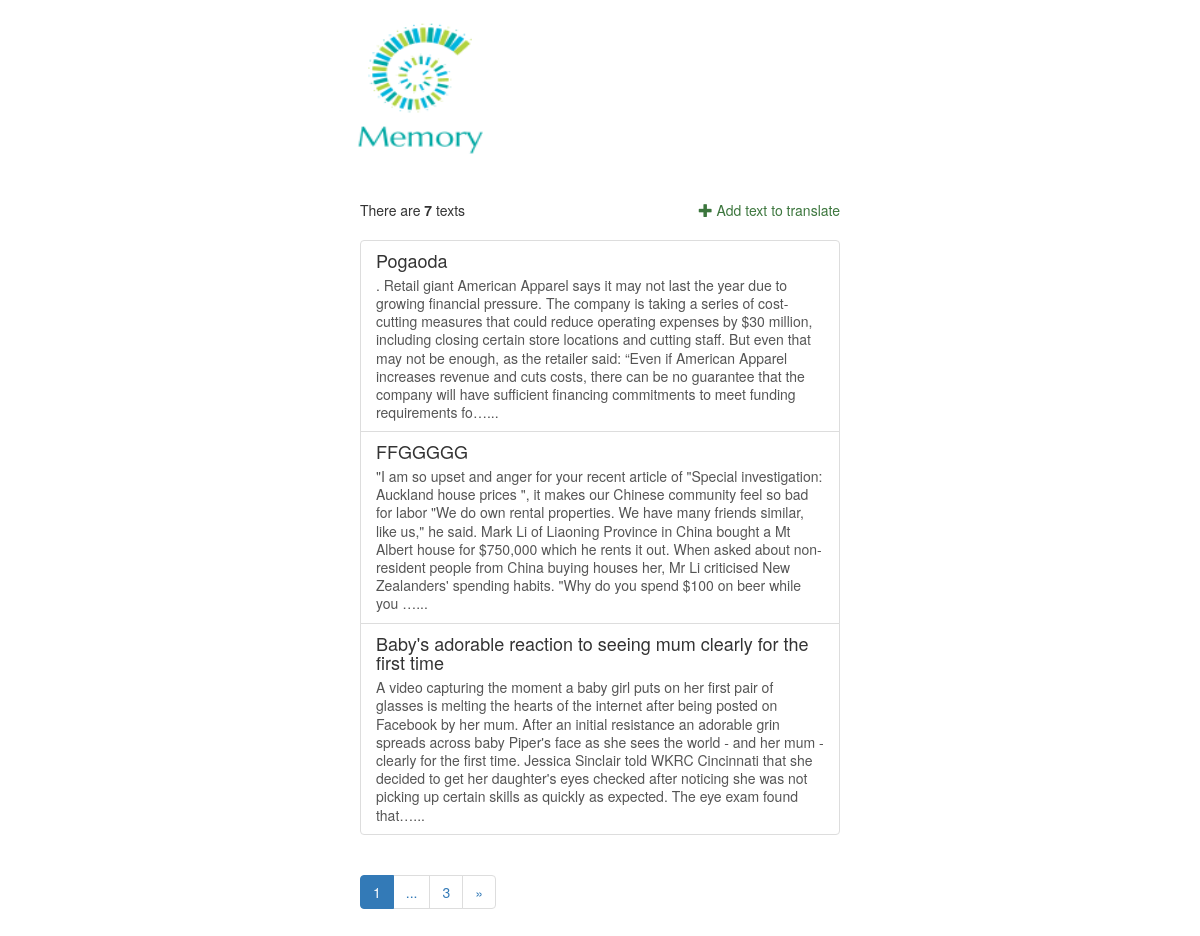
The page /memory/all_texts on the database its author committed.
### memory_project/models.py (models this page shows)
class TranslateText(models.Model):
    title = models.CharField(max_length=100, unique=True)
    slug = models.SlugField(max_length=50, unique=True)
    content = models.TextField()

### memory_project/views.py (the view)
def all_texts(request):
    text_list = TranslateText.objects.all()
    paginator = Paginator(text_list, 3)
    page = request.GET.get('page')
    list_len = len(text_list)
    try:
        texts = paginator.page(page)
    except PageNotAnInteger:
        texts = paginator.page(1)
    except EmptyPage:
        texts = paginator.page(paginator.num_pages)
    return render(request, 'memory_project/all_texts.html', {'texts': texts, 'list_len': list_len})

### memory_project/templates/memory_project/all_texts.html (shortened to what this page needs)
{% extends "memory_project/base.html" %}
{% block contents %}
There are <b>{{ list_len }}</b> texts
<a style="float: right;" href="{% url 'memory:add_text' %}" class="text-success"><span class="glyphicon glyphicon-plus"></span>
    Add text to translate
</a>
<br><br>
<div class="list-group">
    {% for text in texts %}
    <a href="{% url 'memory:text_show' text.slug %}" class="list-group-item">
        <h4 class="list-group-item-heading">{{ text.title }}</h4>
        <p class="list-group-item-text">{{ text.content|truncatechars:500 }}...</p>
    </a>
    {% endfor %}
</div>
<nav>
    <ul class="pagination">
        <li class="active"><a href="#">{{ texts.number }}</a></li>
        {% if texts.has_next %}
        <li><a href="#">...</a></li>
        <li><a href="?page={{ texts.paginator.num_pages }}">{{ texts.paginator.num_pages }}</a></li>
        <li>
            <a href="?page={{ texts.next_page_number }}" aria-label="Next">
                <span aria-hidden="true">&raquo;</span>
            </a>
        </li>
        {% endif %}
    </ul>
</nav>
{% endblock contents %}

### rows shown on the page
TranslateText: title "Pogaoda", content ". Retail giant American Apparel says it may not last the year due to growing financial pressure. The company is taking a series of cost-cutting measures that could reduce operating expenses by $30 million, including closing certain store locations and cutting staff. But even that may not be enough, as the retailer said: “Even if American Apparel increases revenue and cuts costs, there can be no guarantee that the company will have sufficient financing commitments to meet funding requirements fo…"
TranslateText: title "FFGGGGG", content "\"I am so upset and anger for your recent article of \"Special investigation: Auckland house prices \", it makes our Chinese community feel so bad for labor \"We do own rental properties. We have many friends similar, like us,\" he said. Mark Li of Liaoning Province in China bought a Mt Albert house for $750,000 which he rents it out. When asked about non-resident people from China buying houses her, Mr Li criticised New Zealanders' spending habits. \"Why do you spend $100 on beer while you …"
TranslateText: title "Baby's adorable reaction to seeing mum clearly for the first time", content "A video capturing the moment a baby girl puts on her first pair of glasses is melting the hearts of the internet after being posted on Facebook by her mum. After an initial resistance an adorable grin spreads across baby Piper's face as she sees the world - and her mum - clearly for the first time. Jessica Sinclair told WKRC Cincinnati that she decided to get her daughter's eyes checked after noticing she was not picking up certain skills as quickly as expected. The eye exam found that…"

### other values the page prints
{{ list_len }} "7"
{{ texts.number }} "1"
{{ texts.paginator.num_pages }} "3"
